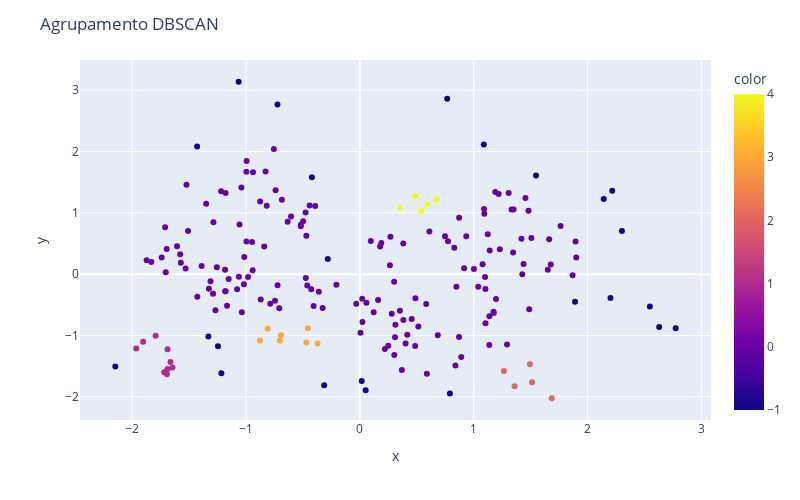

The notebook cell saved with this chart:
### Code cell
print('Resultados DBSCAN - Pontos Negativos são os Ruídos/Outliers')
display(dbscan(df2, list(df2.columns), 3))
print()
print('Gráfico da Clusterização')
display(plota_clusters_dbscan(df2, list(df2.columns), dbscan(df2, list(df2.columns), 3)))
agrupamento_dbscan_esc_pca = df.copy()
agrupamento_dbscan_esc_pca['cluster'] = dbscan(df2, list(df2.columns), 3)[0]
agrupamento_dbscan_esc_pca

### Figure 1 — Plotly figure (JSON) as saved in the notebook; plotly's stock layout.template omitted (floating-point values rounded to 4 significant figures; data arrays with more than 128 entries replaced by an {"elided": "..."} marker saying what was removed)
{"data": [{"hovertemplate": "x=%{x}<br>y=%{y}<br>color=%{marker.color}<extra></extra>", "legendgroup": "", "marker": {"color": {"elided": "200 int values"}, "coloraxis": "coloraxis", "symbol": "circle"}, "mode": "markers", "name": "", "orientation": "v", "showlegend": false, "type": "scatter", "x": {"elided": "200 float values"}, "xaxis": "x", "y": {"elided": "200 float values"}, "yaxis": "y"}], "layout": {"coloraxis": {"colorbar": {"title": {"text": "color"}}, "colorscale": [[0, "#0d0887"], [0.1111, "#46039f"], [0.2222, "#7201a8"], [0.3333, "#9c179e"], [0.4444, "#bd3786"], [0.5556, "#d8576b"], [0.6667, "#ed7953"], [0.7778, "#fb9f3a"], [0.8889, "#fdca26"], [1, "#f0f921"]]}, "height": 500, "legend": {"tracegroupgap": 0}, "margin": {"t": 60}, "title": {"text": "Agrupamento DBSCAN"}, "width": 800, "xaxis": {"anchor": "y", "domain": [0, 1], "title": {"text": "x"}}, "yaxis": {"anchor": "x", "domain": [0, 1], "title": {"text": "y"}}}}
